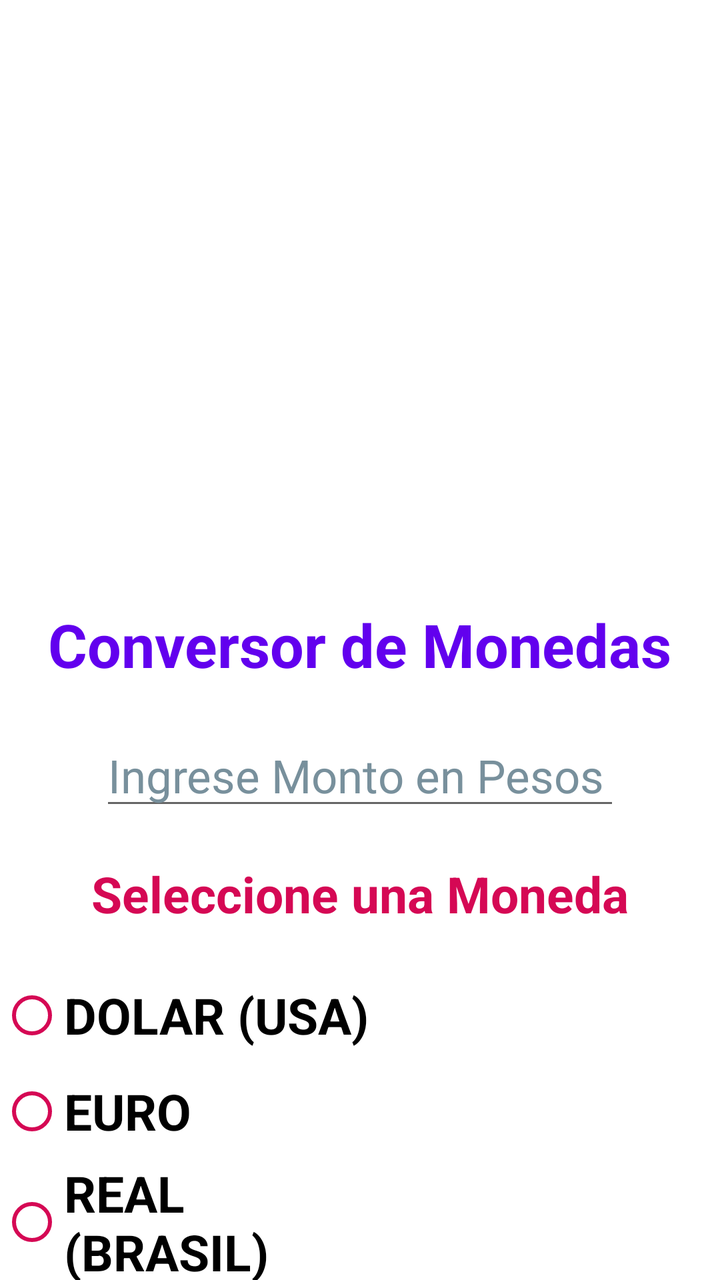
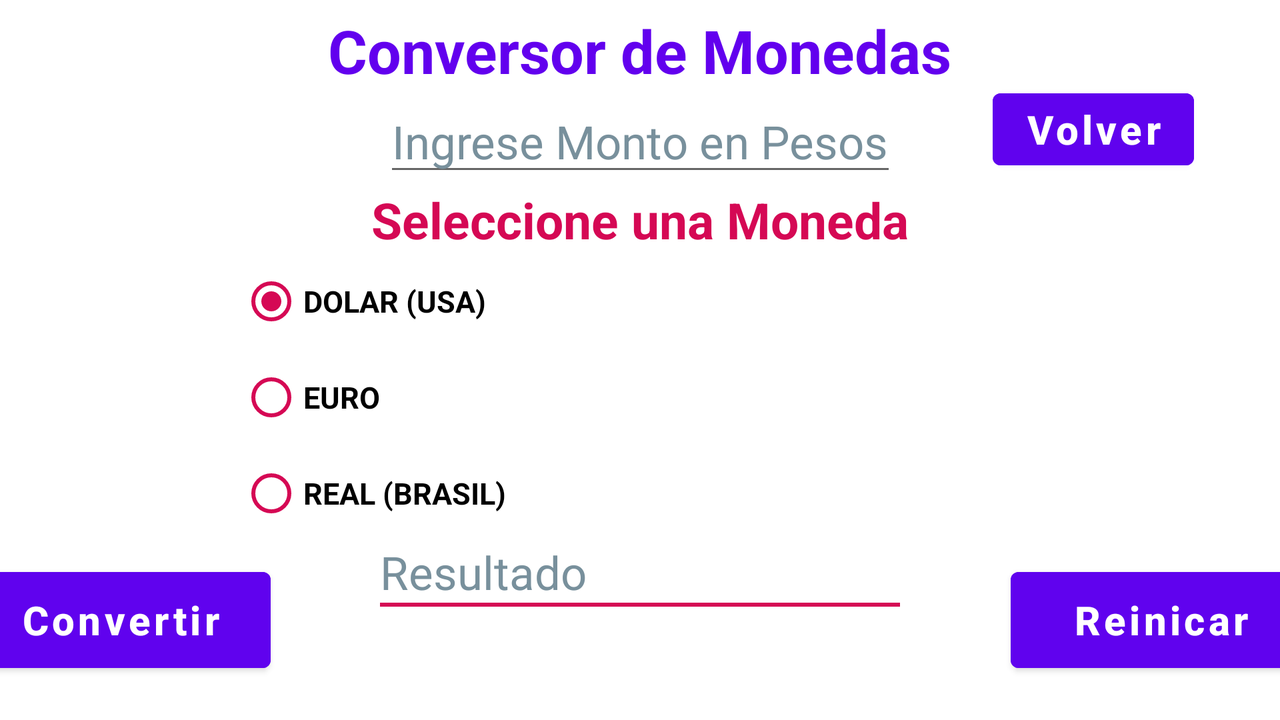

Two renders of one Android screen. The first uses the default layout on a phone; the second uses the alternative layout the repository ships for a different screen configuration, on a matching device. The two XML files are below.
<!-- AndroidManifest.xml: application theme Theme.Tp_2 -->
<!-- res/layout/activity_secondary.xml -->
<?xml version="1.0" encoding="utf-8"?>
<androidx.constraintlayout.widget.ConstraintLayout
    xmlns:android="http://schemas.android.com/apk/res/android"
    xmlns:app="http://schemas.android.com/apk/res-auto"
    xmlns:tools="http://schemas.android.com/tools"
    android:layout_width="match_parent"
    android:layout_height="match_parent">

    <ImageView
        android:id="@+id/imageView"
        android:layout_width="266dp"
        android:layout_height="282dp"
        android:layout_marginTop="15dp"
        android:contentDescription="@string/todo"
        android:src="@drawable/imagetest"
        app:layout_constraintEnd_toEndOf="parent"
        app:layout_constraintStart_toStartOf="parent"
        app:layout_constraintTop_toTopOf="parent"
        tools:ignore="MissingConstraints" />

    <LinearLayout
        android:id="@+id/linearLayout"
        android:layout_width="wrap_content"
        android:layout_height="wrap_content"
        android:layout_marginTop="5dp"
        android:orientation="vertical"
        app:layout_constraintBottom_toBottomOf="parent"
        app:layout_constraintEnd_toEndOf="parent"
        app:layout_constraintStart_toStartOf="parent"
        app:layout_constraintTop_toBottomOf="@+id/imageView"
        app:layout_constraintVertical_bias="0.0">

        <TextView
            android:layout_width="wrap_content"
            android:layout_height="wrap_content"
            android:layout_gravity="center_horizontal"
            android:text="@string/conversor"
            android:textAllCaps="false"
            android:textColor="@color/design_default_color_primary"
            android:textSize="30sp"
            android:textStyle="bold" />

        <EditText
            android:id="@+id/plain_text_input"
            android:layout_width="260dp"
            android:layout_height="wrap_content"
            android:layout_gravity="center_horizontal"
            android:layout_marginTop="20dp"
            android:autofillHints=""
            android:hint="@string/hint_select"
            android:inputType="text"
            android:textColorHint="#78909C"
            android:textSize="23sp" />

        <TextView
            android:layout_width="wrap_content"
            android:layout_height="wrap_content"
            android:layout_gravity="center_horizontal"
            android:layout_marginTop="20dp"
            android:text="@string/seleccion_moneda"
            android:textAllCaps="false"
            android:textColor="#d50854"
            android:textSize="25sp"
            android:textStyle="bold" />

        <RadioButton
            android:id="@+id/r_button_dolar"
            android:layout_width="wrap_content"
            android:layout_height="wrap_content"
            android:layout_marginTop="20dp"
            android:text="@string/dolar"
            android:textSize="25sp"
            android:buttonTint="#d50854"
            android:textStyle="bold"/>


        <RadioButton
            android:id="@+id/r_button_euro"
            android:layout_width="wrap_content"
            android:layout_height="wrap_content"
            android:text="@string/euro"
            android:textSize="25sp"
            android:textStyle="bold"
            android:buttonTint="#d50854"/>

        <RadioButton
            android:id="@+id/r_button_real"
            android:layout_width="wrap_content"
            android:layout_height="wrap_content"
            android:layout_marginEnd="180dp"
            android:text="@string/real"
            android:textSize="25sp"
            android:textStyle="bold"
            android:buttonTint="#d50854"/>

        <EditText
            android:id="@+id/plain_text_resultado"
            android:layout_width="260dp"
            android:layout_height="wrap_content"
            android:layout_gravity="center_horizontal"
            android:layout_marginTop="20dp"
            android:autofillHints=""
            android:hint="@string/resultado"
            android:inputType="text"
            android:backgroundTint="#d50854"
            android:textColorHint="#78909C"
            android:textSize="23sp" />

    </LinearLayout>


    <Button
        android:id="@+id/convertir"
        android:layout_width="150dp"
        android:layout_height="60dp"
        android:layout_margin="20dp"
        android:layout_marginTop="10dp"
        android:backgroundTint="#6002ee"
        android:text="@string/convertir"
        android:textAllCaps="false"
        android:textSize="20sp"
        android:textStyle="bold"
        app:layout_constraintEnd_toStartOf="@+id/reinicia"
        app:layout_constraintStart_toStartOf="parent"
        app:layout_constraintTop_toBottomOf="@+id/linearLayout" />

    <Button
        android:id="@+id/reinicia"
        android:layout_width="150dp"
        android:layout_height="60dp"
        android:layout_margin="20dp"
        android:layout_marginTop="10dp"
        android:backgroundTint="#6002ee"
        android:text="@string/reiniciar"
        android:textAllCaps="false"
        android:textSize="20sp"
        android:textStyle="bold"
        app:layout_constraintEnd_toEndOf="parent"
        app:layout_constraintStart_toEndOf="@+id/convertir"
        app:layout_constraintTop_toBottomOf="@+id/linearLayout" />





</androidx.constraintlayout.widget.ConstraintLayout>
<!-- resources referenced by this layout -->
<resources>
  <string name="conversor">Conversor de Monedas</string>
  <string name="convertir">Convertir</string>
  <string name="dolar" translatable="false">DOLAR (USA)</string>
  <string name="euro" translatable="false">EURO</string>
  <string name="hint_select">Ingrese Monto en Pesos</string>
  <string name="real" translatable="false">REAL (BRASIL)</string>
  <string name="reiniciar">Reinicar</string>
  <string name="resultado">Resultado</string>
  <string name="seleccion_moneda">Seleccione una Moneda</string>
  <string name="todo" translatable="false">TODO</string>
  <style name="Theme.Tp_2" parent="Theme.MaterialComponents.DayNight.DarkActionBar">
          
          <item name="colorPrimary">@color/purple_500</item>
          <item name="colorPrimaryVariant">@color/purple_700</item>
          <item name="colorOnPrimary">@color/white</item>
          
          <item name="colorSecondary">@color/teal_200</item>
          <item name="colorSecondaryVariant">@color/teal_700</item>
          <item name="colorOnSecondary">@color/black</item>
          
          <item name="android:statusBarColor" tools:targetApi="l">?attr/colorPrimaryVariant</item>
          
      </style>
  <color name="purple_500">#FF6200EE</color>
  <color name="purple_700">#FF3700B3</color>
  <color name="white">#FFFFFFFF</color>
  <color name="teal_200">#FF03DAC5</color>
  <color name="teal_700">#FF018786</color>
  <color name="black">#FF000000</color>
</resources>
<!-- res/layout-land/activity_secondary.xml (the repository's variant of the layout above) -->
<!-- drawn on the phone turned sideways -->
<?xml version="1.0" encoding="utf-8"?>
<androidx.constraintlayout.widget.ConstraintLayout xmlns:android="http://schemas.android.com/apk/res/android"
    xmlns:app="http://schemas.android.com/apk/res-auto"
    xmlns:tools="http://schemas.android.com/tools"
    android:layout_width="match_parent"
    android:layout_height="match_parent">

    <ImageView
        android:id="@+id/imageView"
        android:layout_width="154dp"
        android:layout_height="130dp"
        android:layout_marginTop="15dp"
        android:contentDescription="@string/todo"
        android:src="@drawable/imagetest"
        app:layout_constraintEnd_toStartOf="@+id/linearLayout"
        app:layout_constraintStart_toStartOf="parent"
        app:layout_constraintTop_toTopOf="parent"
        tools:ignore="MissingConstraints" />

    <LinearLayout
        android:id="@+id/linearLayout"
        android:layout_width="401dp"
        android:layout_height="417dp"
        android:orientation="vertical"
        app:layout_constraintBottom_toBottomOf="parent"
        app:layout_constraintEnd_toEndOf="parent"
        app:layout_constraintStart_toStartOf="parent"
        app:layout_constraintTop_toTopOf="parent"
        app:layout_constraintVertical_bias="0.26999998">

        <TextView
            android:layout_width="wrap_content"
            android:layout_height="wrap_content"
            android:layout_gravity="center_horizontal"
            android:layout_marginTop="20dp"
            android:text="@string/conversor"
            android:textAllCaps="false"
            android:textColor="@color/design_default_color_primary"
            android:textSize="30sp"
            android:textStyle="bold" />

        <EditText
            android:id="@+id/edtSecondaryActivityIngreseMonto"
            android:layout_width="wrap_content"
            android:layout_height="wrap_content"
            android:layout_gravity="center_horizontal"
            android:autofillHints=""
            android:hint="@string/hint_select"
            android:inputType="number"
            android:textColorHint="@color/lightgray_custom"
            android:textSize="23sp" />

        <TextView
            android:layout_width="wrap_content"
            android:layout_height="wrap_content"
            android:layout_gravity="center_horizontal"
            android:text="@string/seleccion_moneda"
            android:textAllCaps="false"
            android:textColor="@color/purple_custom"
            android:textSize="25sp"
            android:textStyle="bold" />

        <RadioGroup
            android:id="@+id/radio_group"
            android:layout_width="wrap_content"
            android:layout_height="wrap_content"
            android:checkedButton="@id/btnSecondaryActivityDolar">

        <RadioButton
            android:id="@+id/btnSecondaryActivityDolar"
            android:layout_width="wrap_content"
            android:layout_height="wrap_content"
            android:buttonTint="@color/purple_custom"
            android:text="@string/dolar"
            android:textSize="15sp"
            android:textStyle="bold" />


        <RadioButton
            android:id="@+id/btnSecondaryActivityEuro"
            android:layout_width="wrap_content"
            android:layout_height="wrap_content"
            android:buttonTint="@color/purple_custom"
            android:text="@string/euro"
            android:textSize="15sp"
            android:textStyle="bold" />

        <RadioButton
            android:id="@+id/btnSecondaryActivityReal"
            android:layout_width="wrap_content"
            android:layout_height="wrap_content"
            android:layout_marginEnd="180dp"
            android:buttonTint="@color/purple_custom"
            android:text="@string/real"
            android:textSize="15sp"
            android:textStyle="bold" />
        </RadioGroup>
        <TextView
            android:id="@+id/txvSecondaryActivityResultado"
            android:layout_width="260dp"
            android:layout_height="wrap_content"
            android:layout_gravity="center_horizontal"
            android:hint="@string/resultado"
            android:textColorHint="@color/lightgray_custom"
            android:textSize="23sp" />

        <View
            android:layout_width="260dp"
            android:layout_height="2dp"
            android:layout_gravity="center_horizontal"
            android:background="@color/purple_custom"/>


    </LinearLayout>


    <Button
        android:id="@+id/btnSecondaryActivityConvertir"
        android:layout_width="150dp"
        android:layout_height="60dp"
        android:layout_marginBottom="20dp"
        android:backgroundTint="@color/teal_custom"
        android:text="@string/convertir"
        android:textAllCaps="false"
        android:textSize="20sp"
        android:textStyle="bold"
        app:layout_constraintBottom_toBottomOf="parent"
        app:layout_constraintEnd_toStartOf="@+id/linearLayout"
        app:layout_constraintStart_toStartOf="parent" />

    <Button
        android:id="@+id/btnSecondaryActivityReiniciar"
        android:layout_width="150dp"
        android:layout_height="60dp"
        android:layout_marginBottom="20dp"
        android:backgroundTint="@color/teal_custom"
        android:text="@string/reiniciar"
        android:textAllCaps="false"
        android:textSize="20sp"
        android:textStyle="bold"
        app:layout_constraintBottom_toBottomOf="parent"
        app:layout_constraintEnd_toEndOf="parent"
        app:layout_constraintStart_toEndOf="@+id/linearLayout" />


    <Button
        android:id="@+id/btnSecondaryActivityBack"
        android:layout_width="wrap_content"
        android:layout_height="wrap_content"
        android:backgroundTint="@color/teal_custom"
        android:text="@string/volver"
        android:textAllCaps="false"
        android:textSize="20sp"
        android:textStyle="bold"
        app:layout_constraintBottom_toBottomOf="parent"
        app:layout_constraintEnd_toEndOf="parent"
        app:layout_constraintHorizontal_bias="0.92"
        app:layout_constraintStart_toStartOf="parent"
        app:layout_constraintTop_toTopOf="parent"
        app:layout_constraintVertical_bias="0.13" />


</androidx.constraintlayout.widget.ConstraintLayout>
<!-- resources referenced by the variant -->
<!-- as the phone turned sideways resolves them -->
<resources>
  <color name="lightgray_custom">#78909C</color>
  <color name="purple_custom">#D50854</color>
  <color name="teal_custom">#6002EE</color>
  <string name="conversor">Conversor de Monedas</string>
  <string name="convertir">Convertir</string>
  <string name="dolar" translatable="false">DOLAR (USA)</string>
  <string name="euro" translatable="false">EURO</string>
  <string name="hint_select">Ingrese Monto en Pesos</string>
  <string name="real" translatable="false">REAL (BRASIL)</string>
  <string name="reiniciar">Reinicar</string>
  <string name="resultado">Resultado</string>
  <string name="seleccion_moneda">Seleccione una Moneda</string>
  <string name="todo" translatable="false">TODO</string>
  <string name="volver">Volver</string>
  <style name="Theme.Tp_2" parent="Theme.MaterialComponents.DayNight.DarkActionBar">
          
          <item name="colorPrimary">@color/purple_500</item>
          <item name="colorPrimaryVariant">@color/purple_700</item>
          <item name="colorOnPrimary">@color/white</item>
          
          <item name="colorSecondary">@color/teal_200</item>
          <item name="colorSecondaryVariant">@color/teal_700</item>
          <item name="colorOnSecondary">@color/black</item>
          
          <item name="android:statusBarColor" tools:targetApi="l">?attr/colorPrimaryVariant</item>
          
      </style>
  <color name="purple_500">#FF6200EE</color>
  <color name="purple_700">#FF3700B3</color>
  <color name="white">#FFFFFFFF</color>
  <color name="teal_200">#FF03DAC5</color>
  <color name="teal_700">#FF018786</color>
  <color name="black">#FF000000</color>
</resources>
